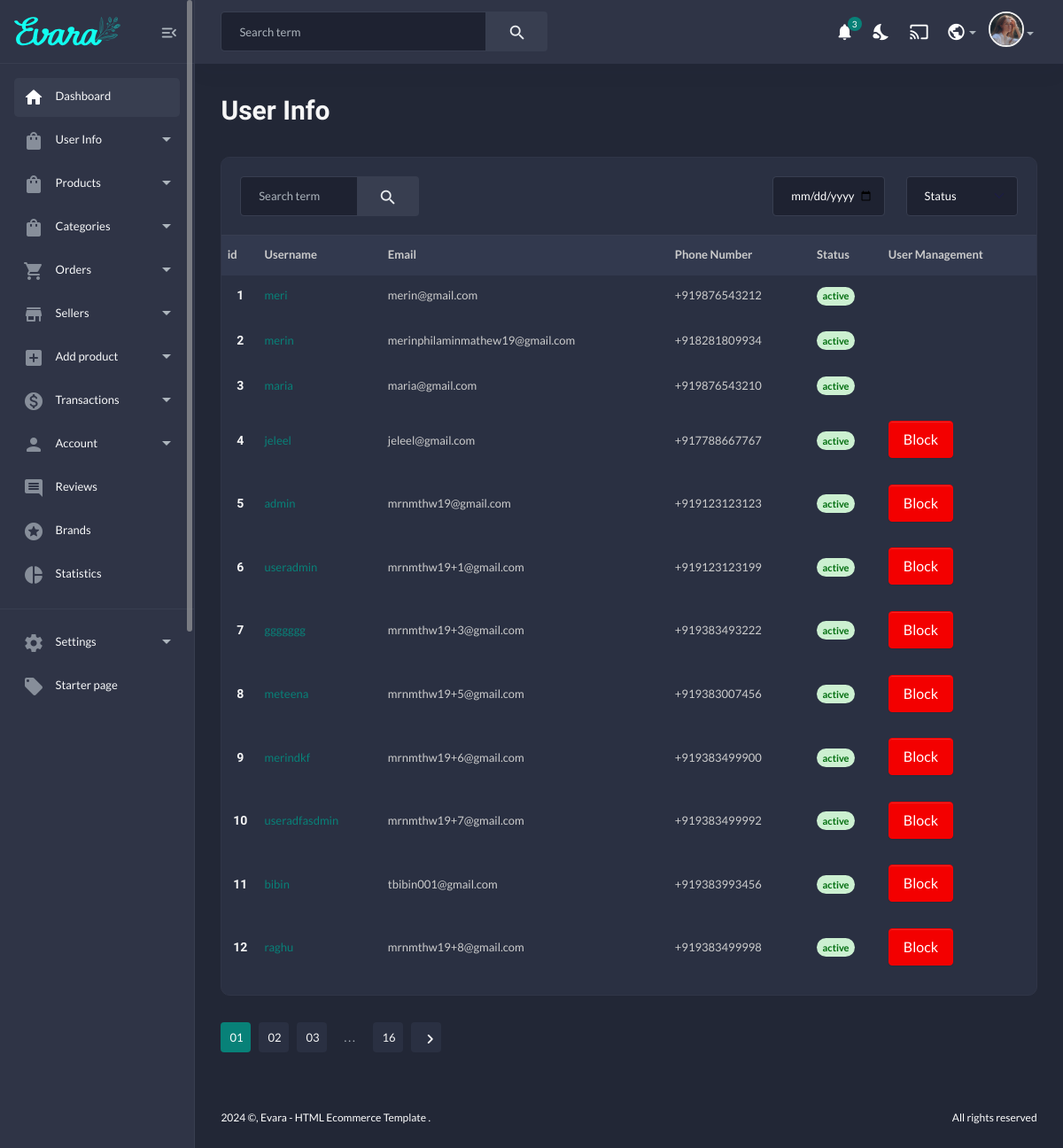
The page /userinfo on the database as committed earlier.
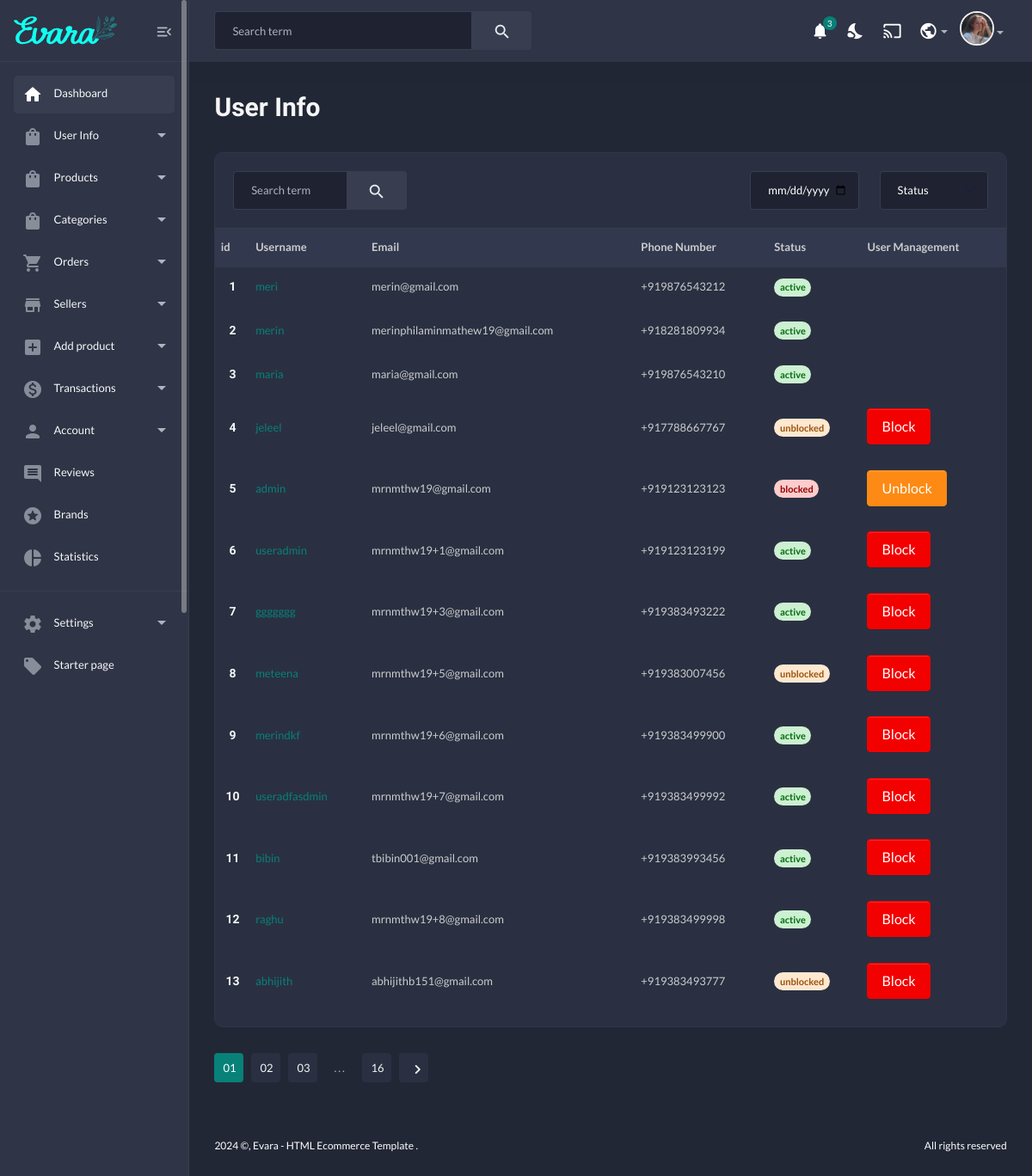
The same page on the database as committed later.
### adminapp/models.py (models this page shows, shortened)
class NewUser(AbstractUser):
    STATUS_CHOICES = [
        ('active', 'Active'),
        ('blocked', 'Blocked'),
        ('unblocked', 'Unblocked'),
    ]
    user_id = models.BigAutoField(primary_key=True, unique=True,)
    email = models.EmailField(_("Email Address"), unique = True,)
    username = models.CharField(max_length = 100)
    status = models.CharField(
        max_length=10,
        choices=STATUS_CHOICES,
        default='active',  # Default value if not provided
    )
    phone_number = PhoneNumberField(unique = True)
    USERNAME_FIELD = "email"
    REQUIRED_FIELDS = ['username','phone_number']

### adminapp/views.py (the view)
# urls.py: path('userinfo',views.userinfo,name='userinfo'),
def userinfo(request):
    users = NewUser.objects.all()
    context = {
        'users':users
    }
    return render(request, 'admin_template/user_management/all_user.html', context)

### store/context_processors.py (called while the page is built)
def category_links(request):
    links = Category.objects.all()
    return dict(links = links)

### templates/admin_template/user_management/all_user.html (shortened to what the changed rows need)
{% extends "admin_base.html" %}
{% load static %}
{% block content %}
<main class="main-wrap">
    <section class="content-main">
        <div class="content-header">
            <div>
                <h2 class="content-title card-title">User Info</h2>
            </div>
        </div>
        <div class="card mb-4">
            <div class="table-responsive">
                <table class="table table-bordered table-hover">
                    <thead class="thead-dark">
                        <tr>
                            <th scope="col">id</th>
                            <th scope="col">Username</th>
                            <th scope="col">Email</th>
                            <th scope="col">Phone Number</th>
                            <th scope="col">Status</th>
                            <th scope="col">User Management</th>
                        </tr>
                    </thead>
                    {% for user in users %}
                    <tbody>
                        <tr>
                            <td class="border-bottom-0 text-center">
                                <h6 class="fw-semibold tablecontent mb-1">{{ forloop.counter }}</h6>
                            </td>
                            <td>
                                <a href="{% url 'admin_app:edituser' user.user_id %}">
                                    {{user.username}}
                                </a>
                            </td>
                            <td>{{user.email}}</td>
                            <td>{{user.phone_number}}</td>
                            {% if user.status == 'active' %}
                            <td ><span class='badge rounded-pill alert-success'>{{user.status}}</td>
                                {% if user.is_superuser == False %}
                                <td><a href="{% url 'admin_app:control_user' user.user_id %}">
                                    <button class="btn btn-danger mb-1 px-3">Block</button>
                                    </a>
                                </td>
                                {% endif %}
                            {% elif user.status == 'blocked' %}
                            <td ><span class='badge rounded-pill alert-danger'>{{user.status}}</span></td>
                            <td><a href="{% url 'admin_app:control_user' user.user_id %}">
                                <button class="btn btn-warning mb-1 px-3">Unblock</button>
                                </a>
                            </td>
                            {% else %}
                            <td ><span class='badge rounded-pill alert-warning'>{{user.status}}</td>
                            <td><a href="{% url 'admin_app:control_user' user.user_id %}">
                                <button class="btn btn-danger mb-1 px-3">Block</button>
                                </a>
                            </td>
                            {% endif %}
                        </tr>
                    </tbody>
                    {% endfor %}
                </table>
            </div>
        </div>
</section>
</main>
</body>
</html>
{% endblock content %}

Rows that differ between the two databases and show on the page:
changed NewUser "jeleel": status "active" → "unblocked"
changed NewUser "admin": status "active" → "blocked"; status "Block" → "Unblock"
changed NewUser "meteena": status "active" → "unblocked"
added NewUser: username "abhijith", email "abhijithb151@gmail.com", phone_number "+919383493777", status "unblocked"
